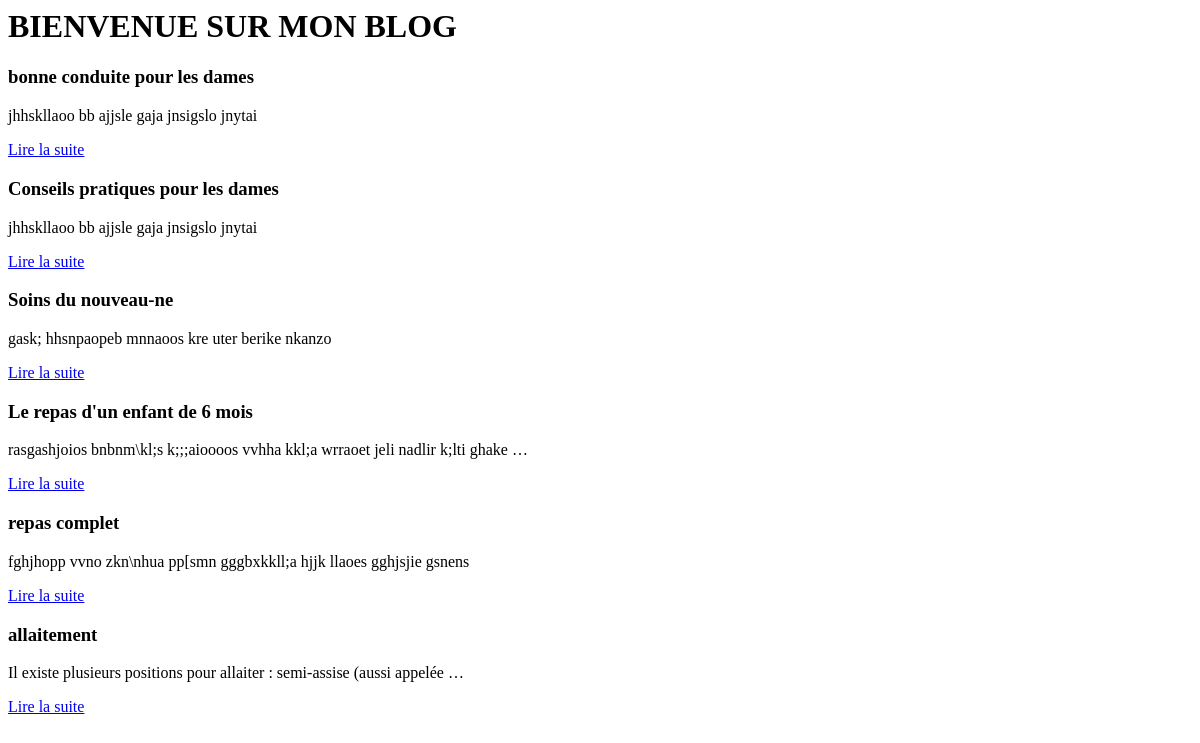
/blog/, run on an earlier commit of the app's database.
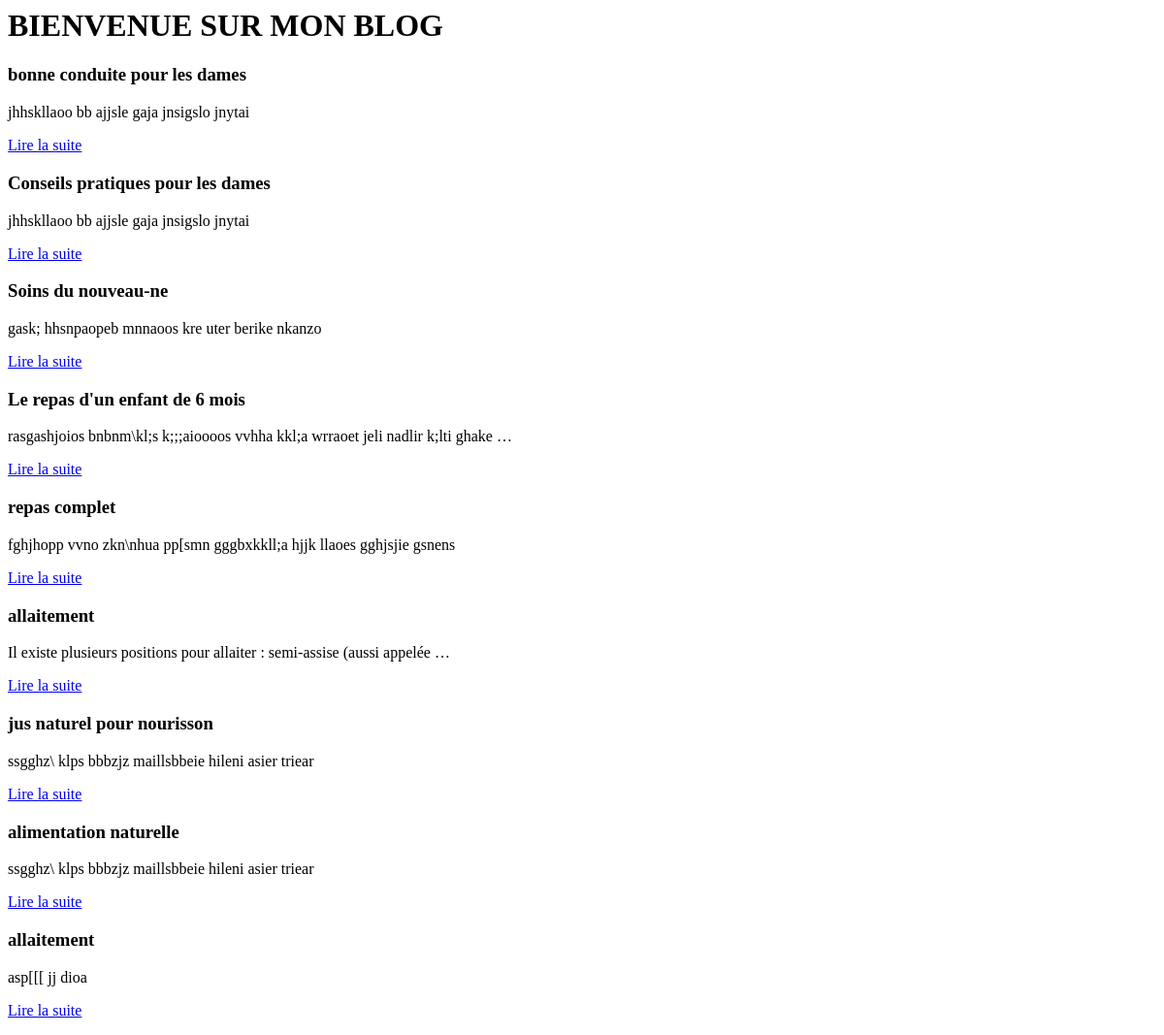
And on a later commit of the database.
### blog/models.py (models this page shows, shortened)
class Article(models.Model):
       titre = models.CharField(max_length=100)
       slug = models.SlugField(max_length=100, null=True)
       auteur = models.CharField(max_length=50)
       contenu = models.TextField(null=True)
       date = models.DateTimeField(default=timezone.now,
                                   verbose_name='Date de publication')
       categorie = models.ForeignKey('Categorie', on_delete=models.CASCADE)
       class Meta:
           ordering = ['date']

### blog/views.py (the view)
# urls.py: path('',views.accueil, name='accueil'),
def accueil(request):
    articles = Article.objects.all()
    return render(request, 'blog/accueil.html', {'derniers_articles':articles})

### blog/templates/blog/accueil.html
<html>
<h1>BIENVENUE SUR MON BLOG</h1>
{% for article in derniers_articles %}
	<div class ="article">
		<h3>{{ article.titre }}</h3>
		<p>{{ article.contenu|truncatewords_html:10 }} </p>
		<p><a href="{% url 'lire' id=article.id slug=article.slug%}">Lire la suite</a></p>
	</div>
{% empty %}
	<p>Aucun article.</p>
{% endfor %}
</html>

What changed in the data, as far as the page shows it:
added Article: titre "jus naturel pour nourisson", contenu "ssgghz\\ klps bbbzjz maillsbbeie hileni asier triear"
added Article: titre "alimentation naturelle", contenu "ssgghz\\ klps bbbzjz maillsbbeie hileni asier triear"
added Article: titre "allaitement", contenu "asp[[[ jj dioa"
